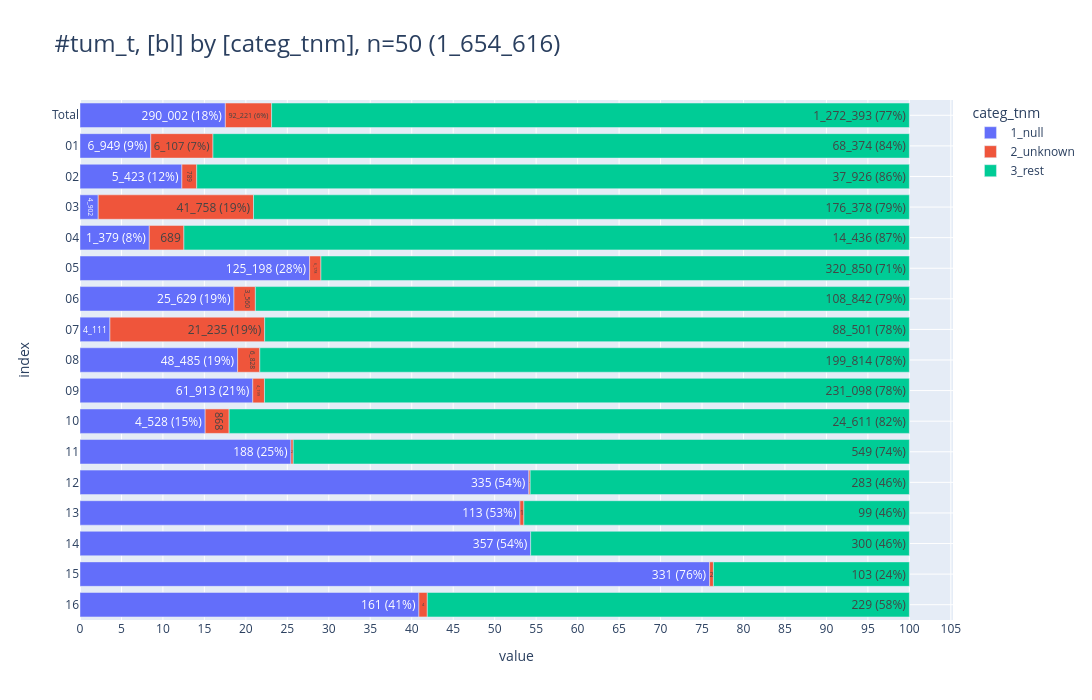

Write notebook code for a chart like this one.
### Markdown cell above
### <a id='toc1_5_9_'></a>[TNM](#toc0_)

### Code cell
FILTER = """--sql
        DJ between 2020 and 2024
        and DCO = 2
        and (
        left(ICDGM10, 1) ='C' and
            (
                right(left(ICDGM10,3), 2)::int8 between 00 and 43
                or right(left(ICDGM10,3), 2)::int8 between 45 and 69
                or right(left(ICDGM10,3), 2)::int8 between 73 and 75
            )
            and left(HISC,4)::int between 8010 and 8790
            and left(ICDGM10,3) not in ('C26', 'C39', 'C55')
            and ICDGM10 not in ('C140', 'C579', 'C639', 'C759')
        )
        and GKZbl::int between 1 and 16
"""
db_tnm=con.sql(f"""--sql
    with t1 as (
        select
            GKZbl as bl,
            case 
                when TNMTKURZ is null then '1_null'
                when left(lower(TNMTKURZ),1) in ('x') then '2_unknown'
                else '3_rest' end as categ_tnm,
        from Tumor4
        where True
        and {FILTER}
    )
    select * from t1
""")

# tbl.descr_db(db_grad, "db_grad")
print("Filter:", FILTER)

pls.plot_stacked_bars(
    db_tnm.to_df().iloc[:,:2],
    relative=True,
    show_total=True,
    orientation="h",
    show_pct_bar=True,
    caption="tum_t",
    height=700,
    width=1600,
    # kkr_col="z_kkr_label"
)

### Figure 1 — Plotly figure (JSON) as saved in the notebook; plotly's stock layout.template omitted (floating-point values rounded to 4 significant figures)
{"data": [{"hovertemplate": "col=1_null<br>value=%{x}<br>index=%{y}<br>cnt_pct_bar_str=%{text}<extra></extra>", "legendgroup": "1_null", "marker": {"color": "#636EFA", "pattern": {"shape": ""}}, "name": "1_null", "orientation": "h", "showlegend": true, "text": ["290_002 (18%)", "6_949 (9%)", "5_423 (12%)", "4_902", "1_379 (8%)", "125_198 (28%)", "25_629 (19%)", "4_111", "48_485 (19%)", "61_913 (21%)", "4_528 (15%)", "188 (25%)", "335 (54%)", "113 (53%)", "357 (54%)", "331 (76%)", "161 (41%)"], "textposition": "auto", "type": "bar", "x": [290002, 6949, 5423, 4902, 1379, 125198, 25629, 4111, 48485, 61913, 4528, 188, 335, 113, 357, 331, 161], "xaxis": "x", "y": [" Total", "01", "02", "03", "04", "05", "06", "07", "08", "09", "10", "11", "12", "13", "14", "15", "16"], "yaxis": "y"}, {"hovertemplate": "col=2_unknown<br>value=%{x}<br>index=%{y}<br>cnt_pct_bar_str=%{text}<extra></extra>", "legendgroup": "2_unknown", "marker": {"color": "#EF553B", "pattern": {"shape": ""}}, "name": "2_unknown", "orientation": "h", "showlegend": true, "text": ["92_221 (6%)", "6_107 (7%)", "789", "41_758 (19%)", "689", "6_178", "3_560", "21_235 (19%)", "6_828", "4_199", "868", "2", "1", "1", "2", "4"], "textposition": "auto", "type": "bar", "x": [92221, 6107, 789, 41758, 689, 6178, 3560, 21235, 6828, 4199, 868, 2, 1, 1, 2, 4], "xaxis": "x", "y": [" Total", "01", "02", "03", "04", "05", "06", "07", "08", "09", "10", "11", "12", "13", "15", "16"], "yaxis": "y"}, {"hovertemplate": "col=3_rest<br>value=%{x}<br>index=%{y}<br>cnt_pct_bar_str=%{text}<extra></extra>", "legendgroup": "3_rest", "marker": {"color": "#00CC96", "pattern": {"shape": ""}}, "name": "3_rest", "orientation": "h", "showlegend": true, "text": ["1_272_393 (77%)", "68_374 (84%)", "37_926 (86%)", "176_378 (79%)", "14_436 (87%)", "320_850 (71%)", "108_842 (79%)", "88_501 (78%)", "199_814 (78%)", "231_098 (78%)", "24_611 (82%)", "549 (74%)", "283 (46%)", "99 (46%)", "300 (46%)", "103 (24%)", "229 (58%)"], "textposition": "auto", "type": "bar", "x": [1272393, 68374, 37926, 176378, 14436, 320850, 108842, 88501, 199814, 231098, 24611, 549, 283, 99, 300, 103, 229], "xaxis": "x", "y": [" Total", "01", "02", "03", "04", "05", "06", "07", "08", "09", "10", "11", "12", "13", "14", "15", "16"], "yaxis": "y"}], "layout": {"barmode": "relative", "barnorm": "percent", "height": 700, "legend": {"title": {"text": "categ_tnm"}, "tracegroupgap": 0, "traceorder": "normal"}, "title": {"font": {"size": 24}, "text": "#tum_t, [bl] by [categ_tnm], n=50 (1_654_616)", "xanchor": "left", "y": 0.95, "yanchor": "top"}, "width": 1600, "xaxis": {"anchor": "y", "domain": [0, 1], "dtick": 5, "gridwidth": 1, "showgrid": true, "title": {"text": "value"}}, "yaxis": {"anchor": "x", "categoryarray": ["16", "15", "14", "13", "12", "11", "10", "09", "08", "07", "06", "05", "04", "03", "02", "01", " Total"], "categoryorder": "array", "domain": [0, 1], "gridwidth": 1, "showgrid": true, "title": {"text": "index"}}}}
